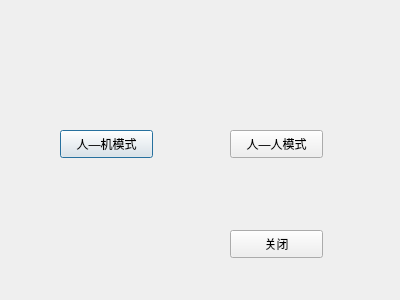
<?xml version="1.0" encoding="UTF-8"?>
<ui version="4.0">
 <class>Dialog</class>
 <widget class="QDialog" name="Dialog">
  <property name="geometry">
   <rect>
    <x>0</x>
    <y>0</y>
    <width>400</width>
    <height>300</height>
   </rect>
  </property>
  <property name="windowTitle">
   <string>Dialog</string>
  </property>
  <widget class="QPushButton" name="pushButton">
   <property name="geometry">
    <rect>
     <x>60</x>
     <y>130</y>
     <width>93</width>
     <height>28</height>
    </rect>
   </property>
   <property name="text">
    <string>人—机模式</string>
   </property>
  </widget>
  <widget class="QPushButton" name="pushButton_2">
   <property name="geometry">
    <rect>
     <x>230</x>
     <y>130</y>
     <width>93</width>
     <height>28</height>
    </rect>
   </property>
   <property name="text">
    <string>人—人模式</string>
   </property>
  </widget>
  <widget class="QPushButton" name="pushButton_3">
   <property name="geometry">
    <rect>
     <x>230</x>
     <y>230</y>
     <width>93</width>
     <height>28</height>
    </rect>
   </property>
   <property name="text">
    <string>关闭</string>
   </property>
  </widget>
 </widget>
 <resources/>
 <connections/>
</ui>
